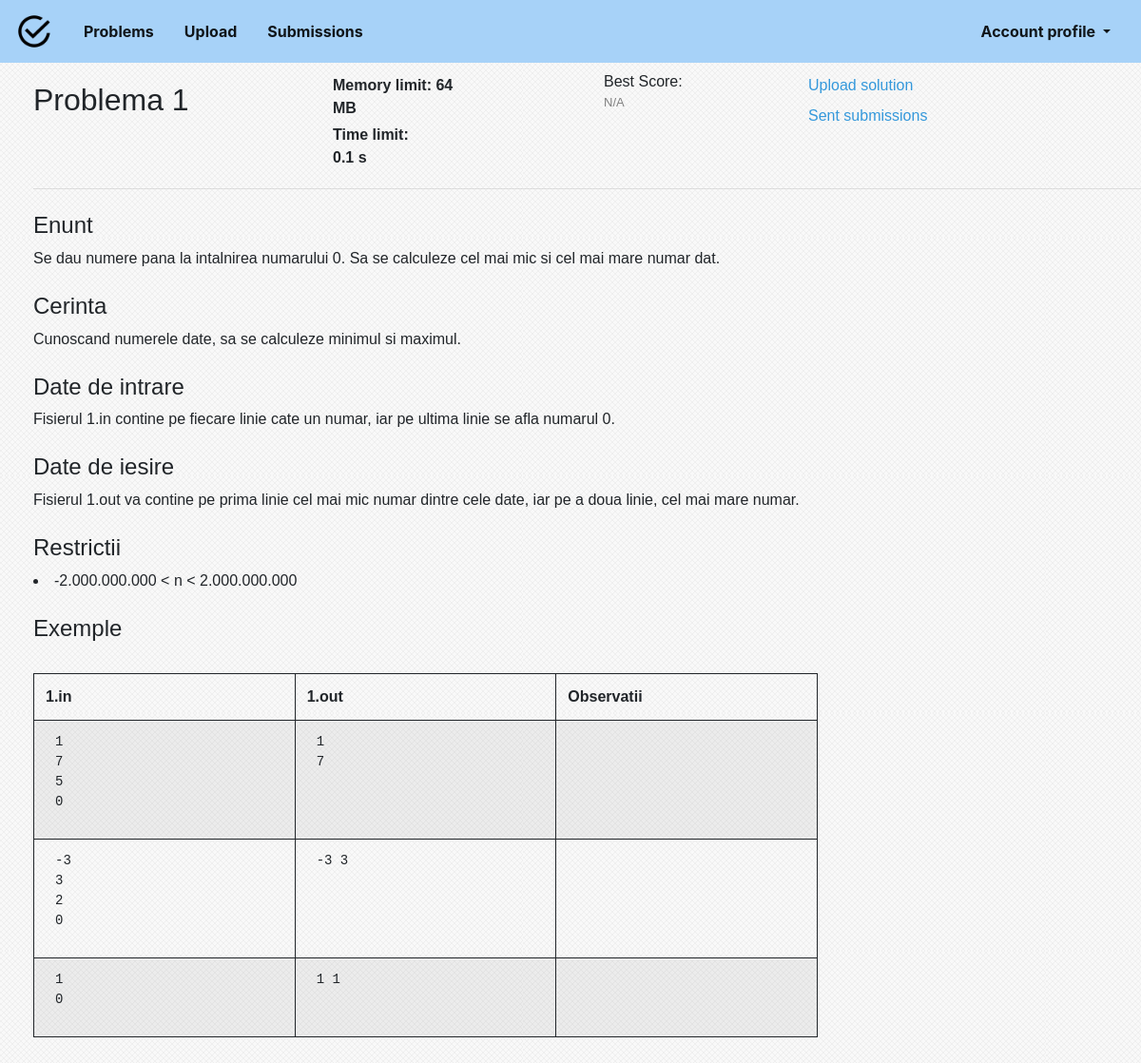
The page /checker/problem/1/ (signed in) on the database its author committed.
### checker/models.py (models this page shows)
class Problem(models.Model):
    id = models.AutoField(auto_created=True, primary_key=True, serialize=False, verbose_name='ID')
    number = models.IntegerField(null=False)
    name = models.CharField(null=False, default='', max_length=100)
    solved = models.BooleanField(null=False, default=False)
    bestscore = models.IntegerField(null=False, default=0)
    coins_awarded = models.IntegerField(null=False, default=0)
    text = models.CharField(null=False, default='', max_length=10000)
    examples = models.CharField(null=False, default = '', max_length=100000)
    difficulty = models.IntegerField(null=False, default = 0)
    time_limit = models.FloatField(null=False, default = 0.0)
    memory_limit = models.IntegerField(null=False, default = 0)
    source_limit = models.IntegerField(null=False, default = 0)
    sources = models.ManyToManyField(to='checker.Document')

### checker/views.py (the view)
# urls.py: path('problem/<int:id>/', views.problem, name = 'problem'),
def problem(request, id = 0):
    entry = Problem.objects.filter(number = id)[0]
    examples = json.loads(entry.examples)
    bestsource = None
    max_score = -1
    if not request.user.is_anonymous:
        for source in request.user.profile.sent_sources.all():
            if source.problemobj.number == id and source.score > max_score:
                bestsource = source
                max_score = source.score
    return render(request, 'problem.html', {'entry': entry, 'examples': examples, 'bestsource': bestsource})

### checker/context_processors.py (called while the page is built)
def percentage_solved(request):
    return {
       "percentage_solved": 0 if request.user.is_anonymous else int(len(request.user.profile.problems_solved.all()) / len(Problem.objects.all()) * 100)
    }

### checker/templates/problem.html
{% extends 'base.html' %}
{% load add_attr %}
{% block content %}
    <div class="container-fluid" style="margin-left: 20px; font-family: Tahoma, Geneva, sans-serif;" >
        <div class="row my-2" >
            <div class="col-lg-3">
                <h2 style="margin-top: 12px;"> Problema {{ entry.number }} </h2>
            </div>
            <div class="col-lg-3">
                <div class="container">
                    <div class="row my-1">
                        <div class="col-lg-8">
                           <b>  Memory limit: {{ entry.memory_limit }} MB </b>
                        </div>
                    </div>
                    <div class="row my-1">
                        <div class="col-lg-6">
                            <b>  Time limit: {{ entry.time_limit }} s </b>
                        </div>
                    </div>
                </div>
            </div>
            <div class="col-lg-2">
                    Best Score:
                    {% if bestsource != None %}
                    <a href="/checker/{{bestsource.docfile}}/"> {{ bestsource.score }} </a>
                    {% else %}
                    <p style="font-size: 13px; color: gray"> N/A </p>
                    {% endif %}
            </div>
            <div class="col-lg-auto">
                <div class="container">
                    <div class="row">
                        <div class="col-lg-auto my-1">
                            {% if bestsource.score == 100 %}
                            <a href="official_solution"> See official solution </a>
                            {% else %}
                            <a href="/checker/upload"> Upload solution </a>
                            {% endif %}
                        </div>
                    </div>
                    <div class="row my-1">
                            <div class="col-lg-auto">
                                <a href="submissions"> Sent submissions </a>
                            </div>
                    </div>
                </div>
            </div>
        </div>
        <hr>
        {% autoescape off %}
        {{ entry.text }}
        {% endautoescape %}
    </div>
    <div class="container" style="margin-left: 20px; font-family: Tahoma, Geneva, sans-serif;">
        <div class="row">
            <div class="col-md-9">
                <table class="table table-striped table-bordered spec-border" style="border: 3px">
                    <thead>
                        <tr>
                            <th scope="col" style="width: 20%"> {{entry.number}}.in </th>
                            <th scope="col" style="width: 20%"> {{entry.number}}.out </th>
                            <th scope="col" style="width: 20%"> Observatii </th>
                        </tr>
                    </thead>
                    <tbody>
                        {% for ex in examples %}
                        <tr>
                            {% for field in ex %}
                            <td> <pre style="margin-left:10px">{{ field }}</pre> </td>
                            {% endfor %}
                        </tr>
                        {% endfor %}
                    </tbody>
                </table>
            </div>
        </div>
    </div>
{% endblock %}

### checker/static/css/upload.css (style rules this page uses)
body { background: url(/static/img/background.jpg); }
table.spec-border { border:1px solid ; }
table.spec-border > thead > tr > th { border:1px solid ; }
table.spec-border > tbody > tr > td { border:1px solid ; }

### checker/static/css/loader.css (style rules this page uses)
table { text-align: left; }
a:link { color: #3498db; text-decoration: none; }
a, a:link, a:hover, a:visited, a:active, a:focus { background-color: transparent !important; }

### rows shown on the page
Problem: number "1", memory_limit "64", time_limit "0.1", text "Enunt Se dau numere pana la intalnirea numarului 0. Sa se calculeze cel mai mic si cel mai mare numar dat. Cerinta Cunoscand numerele date, sa se calculeze minimul si maximul. Date de intrare Fisierul 1.in contine pe fiecare linie cate un numar, iar pe ultima linie se afla numarul 0. Date de iesire Fisierul 1.out va contine pe prima linie cel mai mic numar dintre cele date, iar pe a doua linie, cel mai mare numar. Restrictii -2.000.000.000 < n < 2.000.000.000 Exemple"

### other values the page prints
{{ field }} "1 7 5 0" "1 7" "-3 3 2 0" "-3 3" "1 0" "1 1"
